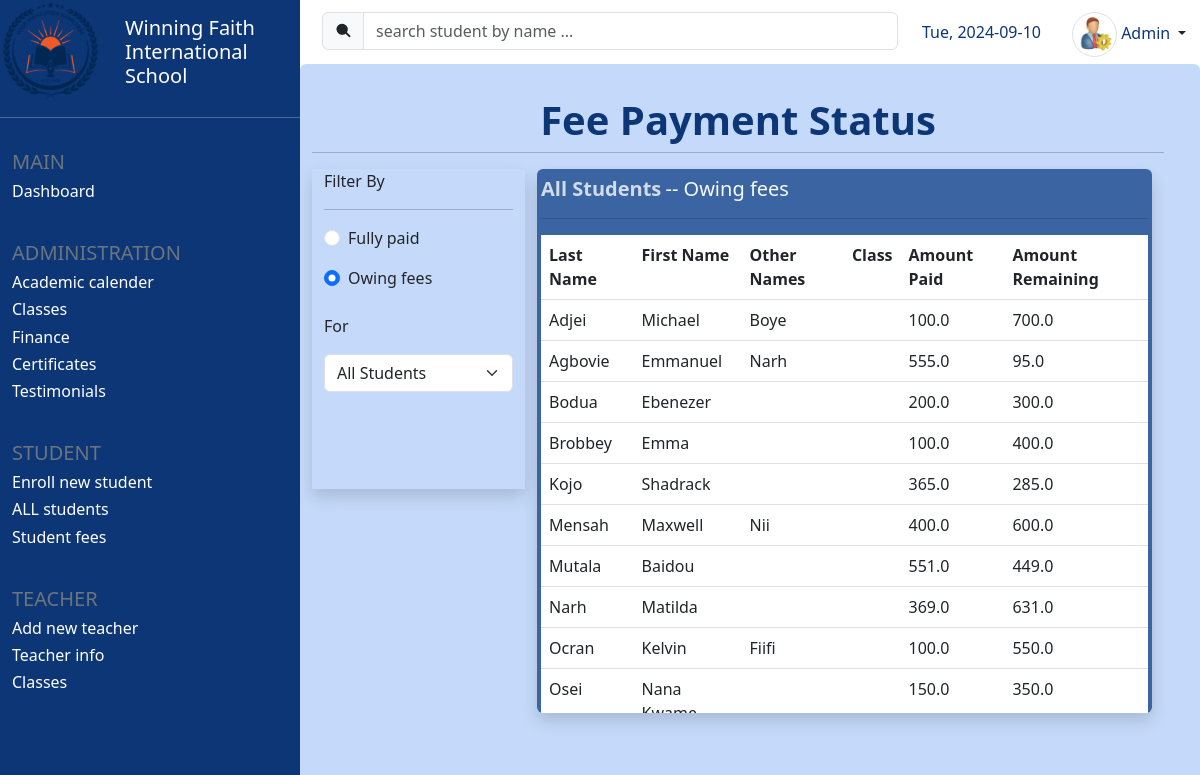
/student_fees (signed in), run on an earlier commit of the app's database.
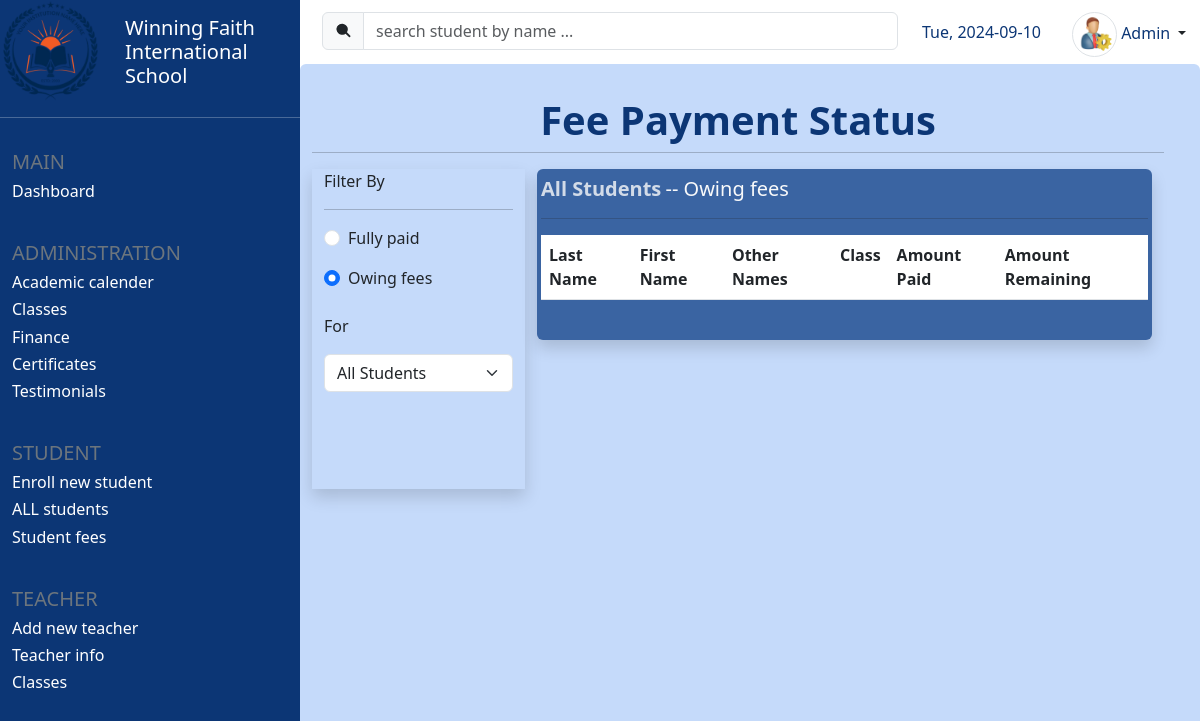
And on a later commit of the database.
### core/models.py (models this page shows, shortened)
class Student(models.Model):
    fname = models.CharField(max_length=25)
    lname = models.CharField(max_length=25)
    other_names = models.CharField(max_length=100, blank=True)
    full_name = models.CharField(max_length = 100, editable=False)
    guardian_full_name = models.CharField(max_length=255)
    guardian_phone_number = models.IntegerField()
    guardian_relation = models.CharField(max_length=25)
    fees_paid = models.FloatField()
    fees_rem = models.FloatField(default=0.0)
    is_owing = models.BooleanField(default=False)
    date_enrolled = models.DateField(default=datetime.now)
    classroom = models.ForeignKey('Classroom', to_field='name', on_delete=models.PROTECT)

### core/views.py (the view)
# urls.py: path('student_fees', views.student_fees, name='student_fees'),
@login_required(login_url='login')
def student_fees(request):
    classrooms = Classroom.objects.all()
    students = Student.objects.all()
    students_owing_fees = Student.objects.filter(is_owing=True).order_by('lname', 'fname')
    context = {
        'classrooms': classrooms,
        'students': students,
        'students_owing': students_owing_fees
    }
    return render(request, 'student_fees.html', context)

### templates/student_fees.html (shortened to what this page needs)
{% extends 'index.html' %}
{% load static %}
{% block content %}
<div class="container-fluid row home w-100 mt-3 pb-3 ">
    <div class="container h-100">
        <div class="row mt-3 h-100">
            <h3 id="header" class="display-6 text-center fw-bold blue-text">Fee Payment Status</h3><hr>
            <div class="col col-lg-3 shadow" style="height: 20rem;">
                <form action="student_fees" method="POST" class="form">
                    Filter By<hr>
                    <div class="form-check my-3">
                        <input class="form-check-input" type="radio" name="displayBy" id="fullyPaid" value=" -- Fully paid">
                        <label class="form-check-label" for="fullyPaid">
                          Fully paid
                        </label>
                    </div>
                    <div class="form-check">
                        <input class="form-check-input" type="radio" name="displayBy" id="owingFees" checked value=" -- Owing fees">
                        <label class="form-check-label" for="owingFees">
                          Owing fees
                        </label>
                    </div>
                    <div class="mt-4 pb-4">
                        <p>For</p>
                        <select name="class_select" id="class_select" class="form-select">
                            <option value="All Students" selected>All Students</option>
                        </select>
                    </div>
                </form>
            </div>
            <div class="col col-lg-9">
                <div class="shadow pt-2 rounded px-1 pb-4" style="background-color: #3a64a2; max-height: 34rem; overflow-y: auto; margin-bottom: 18px;">
                    <h5 id="displayClass"  class="d-inline fw-bold text-light text-center" style="opacity: 0.8;">All Students</h5>
                    <span><h5 id="displayFilter" class="d-inline text-light"> -- Owing fees</h5></span><hr>
                    <div class="w-100 text-light" style="overflow-x: auto;">
                        <table class="table text-white fw-light">
                            <tr>
                                <th>Last Name</th>
                                <th>First Name</th>
                                <th>Other Names</th>
                                <th>Class</th>
                                <th>Amount Paid</th>
                                <th>Amount Remaining</th>
                            </tr>
                            {% for student in students_owing %}
                                <tr>
                                    <td>{{student.lname}}</td>
                                    <td>{{student.fname}}</td>
                                    <td>{{student.other_names}}</td>
                                    <td>{{student.classroom}}</td>
                                    <td>{{student.fees_paid}}</td>
                                    <td>{{student.fees_rem}}</td>
                                </tr>
                            {% endfor %}
                        </table>
                    </div>
                </div>
            </div>
        </div>
    </div>
</div>
{% endblock %}

What changed in the data, as far as the page shows it:
removed Student: lname "Adjei", fname "Michael", other_names "Boye", fees_paid "100.0", fees_rem "700.0"
removed Student: lname "Agbovie", fname "Emmanuel", other_names "Narh", fees_paid "555.0", fees_rem "95.0"
removed Student: lname "Bodua", fname "Ebenezer", fees_paid "200.0", fees_rem "300.0"
removed Student: lname "Brobbey", fname "Emma", fees_paid "100.0", fees_rem "400.0"
removed Student: lname "Kojo", fname "Shadrack", fees_paid "365.0", fees_rem "285.0"
removed Student: lname "Mensah", fname "Maxwell", other_names "Nii", fees_paid "400.0", fees_rem "600.0"
removed Student: lname "Mutala", fname "Baidou", fees_paid "551.0", fees_rem "449.0"
removed Student: lname "Narh", fname "Matilda", fees_paid "369.0", fees_rem "631.0"
removed Student: lname "Ocran", fname "Kelvin", other_names "Fiifi", fees_paid "100.0", fees_rem "550.0"
removed Student: lname "Osei", fname "Nana…", fees_paid "150.0", fees_rem "350.0"
